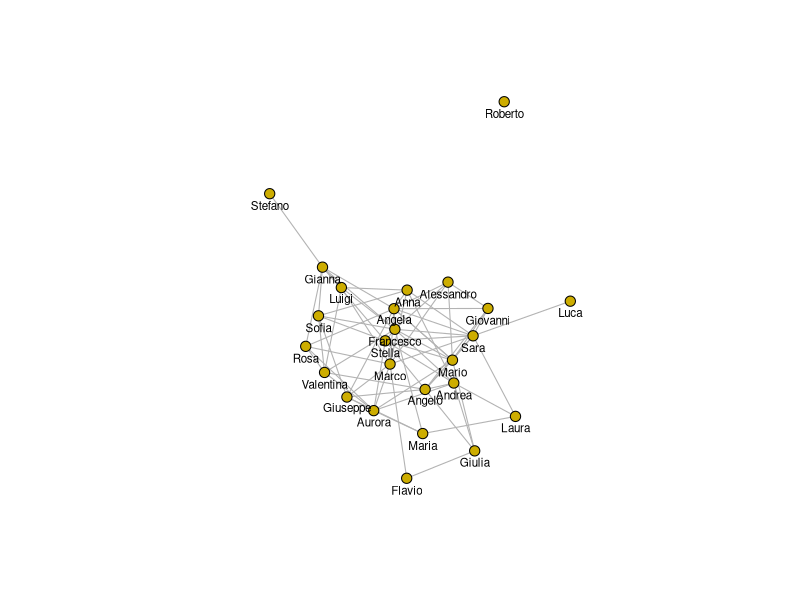
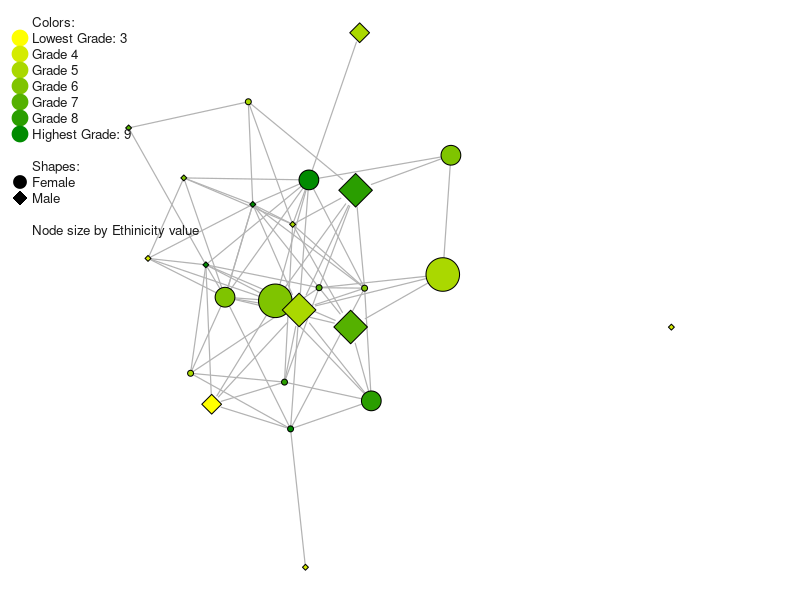
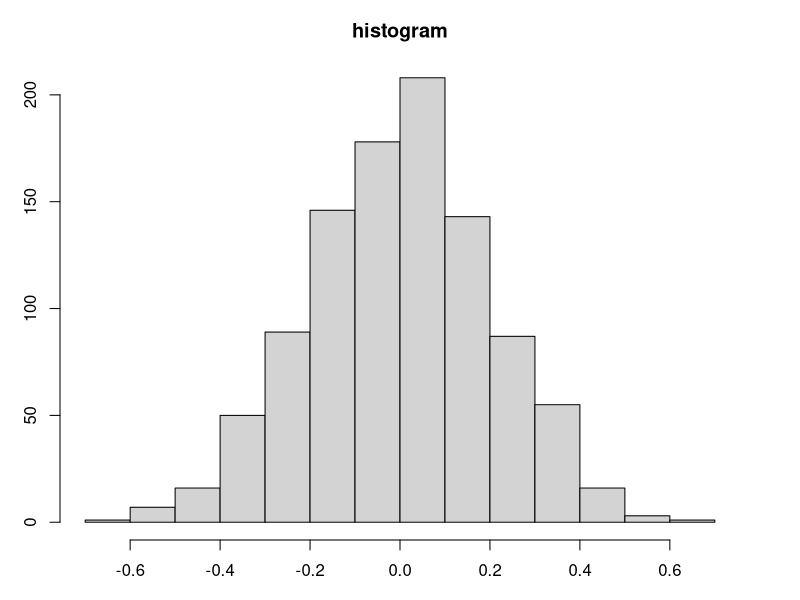
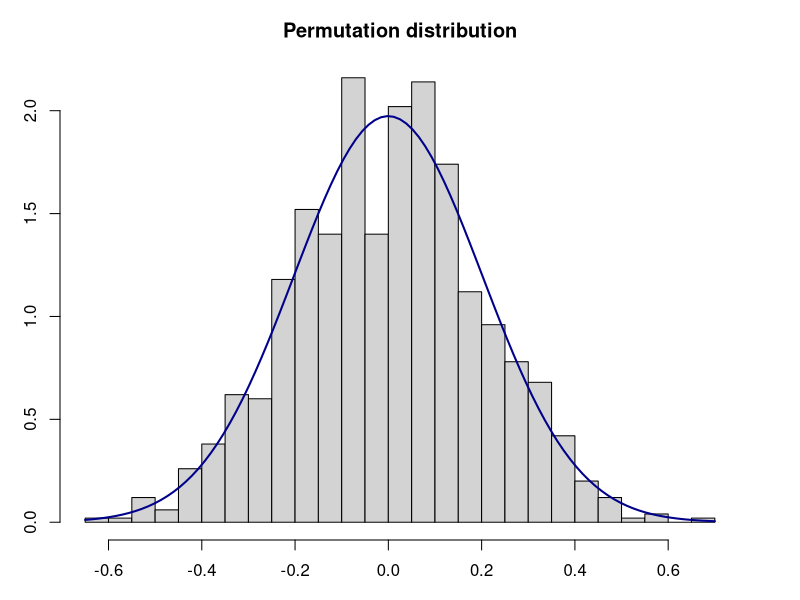
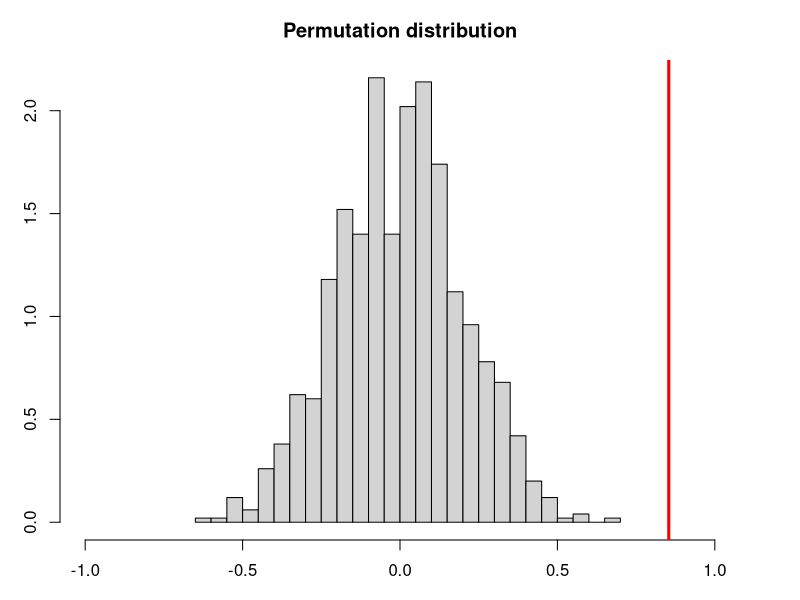
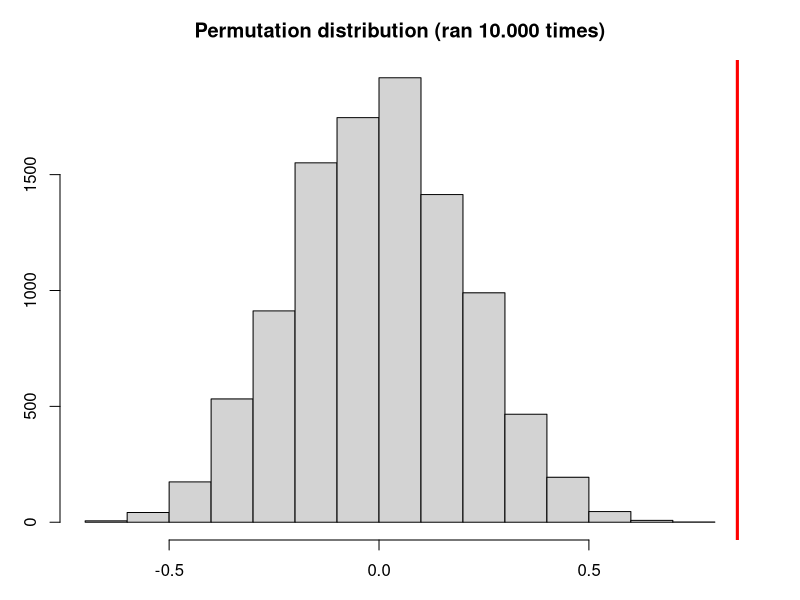

Generate these figures, in order, with R:
setwd("C:/Users/luisa/Desktop/LM_II_year/Advanced_Social_Networks/EXAM_PROJECT/")

# install.packages("sna")
library("sna")


# 1.1.
# Draw the network using the Fruchterman-Reingold layout with names 
# (but without attributes). 
# Add the R script of how you obtained the drawings.

bullying <- as.matrix(read.table("EXERCISE011_bullying.csv", sep=';', header=T,
                             stringsAsFactors=FALSE, row.names=1))

# dt_TF <- (bullying>0)
dt_TF <- as.network(bullying, directed=TRUE)

net1 <- gplot(dt_TF,
              gmode="graph",
              mode="fruchtermanreingold",
              jitter=F,
              edge.col="grey70", 
              edge.lwd=.1,
              vertex.col="gold3",
              vertex.cex=.75,
              # labels
              displaylabels=T,
              label.pos=1,
              label.cex=.7)

# 1.2.
# Next draw the network again using the Fruchterman-Reingold layout 
# without names, but now with all 3 attributes 
# (gender, grade and ethnicity) included using in some way a combination 
# of color, shape and size of nodes. 
# Add the R script of how you obtained the drawings. 

attributes <- read.table("EXERCISE011_attributes.csv", sep=';', header=T,
                         stringsAsFactors=FALSE, row.names=1)

unique(attributes$Grade) # 4 8 6 5 7 9 3

g <- (attributes$Grade)
colfunc <- colorRampPalette(c("yellow", "green4"))
COLWB <- colfunc(7)

g[g==3]<-COLWB[1]
g[g==4]<-COLWB[2]
g[g==5]<-COLWB[3]
g[g==6]<-COLWB[4]
g[g==7]<-COLWB[5]
g[g==8]<-COLWB[6]
g[g==9]<-COLWB[7]


par(mar=c(0,0,0,0))
gplot(dt_TF, # bullying
      gmode="graph",
      mode="fruchtermanreingold",
      jitter=F,
      edge.col="grey70",
      edge.lwd=.2, 
      # attributes
      vertex.col=g, # color by grade
      vertex.cex=1+.7*(2-attributes$Ethnicity), # size by ethnicity
      vertex.sides=(-attributes$Gender+1)*47+4) # shape by gender


# 1.3.
# Create a legend for the attributes (this does not have to be with R, 
# but needs to clarify how the different attributes were represented in 
# the network). 

legend("topleft",
       legend = c("Colors:", "Lowest Grade: 3", "Grade 4", "Grade 5", "Grade 6", "Grade 7", "Grade 8", "Highest Grade: 9", " ","Shapes:", "Female", "Male", "", "Node size by Ethinicity value"),
       col = c("white", COLWB[1], COLWB[2], COLWB[3], COLWB[4], COLWB[5], COLWB[6], COLWB[7], "white", "white", "black", "black", "white", "white"), 
       bty = "n", 
       pch = c(0, 19, 19, 19, 19, 19, 19, 19, 0, 0, 19, 18, 0, 0), # 18 for the diamond
       pt.cex = c(0, 2.1, 2.1, 2.1, 2.1, 2.1, 2.1, 2.1, 0, 0, 1.7, 1.9, 0, 0), 
       cex = 0.8, 
       text.col = "grey10", 
       horiz = F, 
       inset = c(0.01))

# In the network, the diamond shape represents female students while the circle
# represents males. The nodes are colored with different shades of yellow and 
# green according to their grade. 
# The color goes from yellow, which means the node has the lowest grade among all 
# nodes in the network, namely 3, through different shades of green, until it 
# reaches the darker green color, which highlights the highest mark among those 
# found, which is 9. 
# Even if the possible grades are expressed in a scale from 0 to 10, 
# the extremes are never found in the given network, and the data report 
# grades from 3 to 9. 
# Finally, the vertexes are of different dimensions according to the ethnicity
# value that was given to each individual. The biggest nodes are the one with
# ethnicity value equal to 1, which means they belong to the first generation
# of immigrants (they are born abroad with foreign parents and now live in Italy); 
# the medium size nodes belong to the second generation of immigrants 
# (they are born in Italy with foreign parents), and finally the smallest nodes 
# represent people born in Italy with at least one Italian parent.


# 2.1.
# Calculate indegree and outdegree centrality for each node and 
# interpret your results. 

# Provide the indegree and outdegree centrality score for each node.
# indegree:
degree(dt_TF, g=1, nodes=NULL, gmode="digraph", diag=FALSE,
       tmaxdev=FALSE, cmode="indegree", rescale=FALSE, ignore.eval=FALSE)
# outdegree:
degree(dt_TF, g=1, nodes=NULL, gmode="digraph", diag=FALSE,
       tmaxdev=FALSE, cmode="outdegree", rescale=FALSE, ignore.eval=FALSE)

# Who is the most central when it comes to indegree?
max(degree(dt_TF, g=1, nodes=NULL, gmode="digraph", diag=FALSE,
           tmaxdev=FALSE, cmode="indegree", rescale=FALSE, ignore.eval=FALSE))

colSums(bullying)
colSums(bullying)==max(colSums(bullying)) # Marco

# Provide details of the meaning of the value 
# (taking into account that the network is "who do you bully?").

# This means that Marco is bullied by the greatest number of people,
# namely 9 different people.

# Make sure to discuss the reference points for the indegree measure. 
# How does it compare to the theoretical minimum and maximum value?

# The maximum value for the indegree correspond to n-1, where n is
# the number of nodes in the network. This would mean that any other node
# in the network bullies the node with indegree equal to n-1.
# In this case, the theoretical maximum indegree possible is 25-1=24, 
# but the maximum indegree found is just 9.
# The minimum indegree possible is zero, which would mean that the node 
# is on a separate component on their own, isolated from the rest of
# the network. In the specific case of this network, this situation
# would mean that the considered person is not bullied by anyone.

# Who is the most central when it comes to outdegree?
max(degree(dt_TF, g=1, nodes=NULL, gmode="digraph", diag=FALSE,
           tmaxdev=FALSE, cmode="outdegree", rescale=FALSE, ignore.eval=FALSE))

rowSums(bullying)
rowSums(bullying)==max(rowSums(bullying)) # Francesco

# Provide details of the meaning of the value 
# (taking into account that the network is "who do you bully?").

# This means Francesco is the person who is bullying the higher number
# of people (10). 

# Make sure to discuss the reference points for the outdegree measure. 
# How does it compare to the theoretical minimum and maximum value?

# The maximum value in outdegree is still n-1, which would mean that the node
# having this value bullies all other people in the network. The actual
# highest outdegree found is lower than the theoretical maximum, which in
# the specific case of this network is very unlikely as it is unusual that,
# taken a class of students, one of them bullies all of the others. 
# One of the reason why this is unlikely is because in such a
# situation, the person who bullies everyone  
# would probably be isolated from the rest of the group as they are only 
# impacting negatively everyone else, which would lead to a lack in social 
# capital and social support.
# The minimum outdegree is zero, which would mean a person is not bullying
# anyone. In this specific network, Roberto is the one who is not bullying
# anyone (outdegree equal to zero), and at the same time is not 
# being bullied by anyone (indegree equal to zero).


# 2.2. 
# Let's assume we hypothesize that the grade of students might be 
# impacted by how many others they are being bullied by. Calculate 
# the correlation between the indegree and the grade of the kid. 

cor(degree(dt_TF, g=1, nodes=NULL, gmode="digraph", diag=FALSE,
                tmaxdev=FALSE, cmode="indegree", rescale=FALSE, ignore.eval=FALSE),
         attributes$Grade)

# Pearson correlation with significance
cor.test(degree(dt_TF, g=1, nodes=NULL, gmode="digraph", diag=FALSE,
                tmaxdev=FALSE, cmode="indegree", rescale=FALSE, ignore.eval=FALSE),
         attributes$Grade)

# What is the correlation value? What does it mean substantively?
# Provide the R script of how you obtain the results.

# The correlation is 0.8537182, which is very close to perfect 
# positive correlation. Positive correlation means that when one of the 
# two variables varies (increases or decreases), the other moves in the
# same direction. In this case, for example, this means that the higher
# the number of people you are being bullied by, the higher your grade.
# The p-value is way lower than 5% (p-value=5.767e-08), 
# which means we should reject the null hypothesis of no correlation 
# and assume grade and indegree are highly correlated.


# Finally, perform a significance test using a permutation-based 
# approach for the correlation as discussed in class. 
# What does the significance test do and what do you conclude?
# Add the R script of how you obtained the results.

# The permutation-based approach is based on the idea of
# "alternative worlds" idea. This means that, given a network,
# one would like to reassign nodes randomly, while keeping 
# the same edges (edges stays in the same position).
# This is called permutation test.
# This is performed in order to understand what is the chance, 
# considered all alternative worlds, that one would get the correlation
# value that was actually obtained.
# The permutation-based approach also allows to test the significance.

# Permutation with sampling:
# Random sample without replacement.
# This would lead to different results each time the command "sample" is ran, 
# as no seed is given.
attr_grade <- attributes$Grade
sample(attr_grade, replace=F)

# Set seed for reproducibility
set.seed(42)

# Permutation approach: if we shuffle the data 1000 times,
# how often would we obtain a result as extreme as 
# the one we observed in the original network (or more extreme)?

OUTPUT <- matrix(NA, 1000, 1) # matrix 1000 rows filled with NAs

for (k in c(1:1000)) {
  permutation.test <- sample(attr_grade, replace=F)
  OUTPUT[k, 1] <- cor(degree(dt_TF, g=1, nodes=NULL, gmode="digraph", diag=FALSE,
                             tmaxdev=FALSE, cmode="indegree", rescale=FALSE, ignore.eval=FALSE),
                      permutation.test)
}

OUTPUT # correlation value for each "alternative world" considered

par(mar=c(3,3,3,3))
hist(OUTPUT, main='histogram') 

# original correlation in our data:
(corRealValue <- cor(degree(dt_TF, g=1, nodes=NULL, gmode="digraph", diag=FALSE,
                            tmaxdev=FALSE, cmode="indegree", rescale=FALSE, ignore.eval=FALSE),
                     attributes$Grade))

# results as extreme or more extremes than the actual value 
# (on one and the other tail)
sum(OUTPUT>=abs(corRealValue))/1000 
sum(OUTPUT<=-abs(corRealValue))/1000
# values as/more extreme on both tails
sum(OUTPUT>=abs(corRealValue))/1000 + sum(OUTPUT<=-abs(corRealValue))/1000


# We may assume normality of the distribution and proceed as follows
hist(OUTPUT, nclass=20, prob=T, main='Permutation distribution') 
# Extremes for the 95% confidence interval:
mean(OUTPUT)+sd(OUTPUT)*1.96
mean(OUTPUT)-sd(OUTPUT)*1.96

x <- seq(min(OUTPUT), max(OUTPUT), length = 40)

curve(dnorm(x, mean=mean(OUTPUT), sd=sd(OUTPUT)), 
      col="darkblue", lwd=2, add=TRUE)

# abline(v=cor(degree(dt_TF, g=1, nodes=NULL, gmode="digraph", diag=FALSE,
#                    tmaxdev=FALSE, cmode="indegree", rescale=FALSE, ignore.eval=FALSE),
#             attributes$Grade), lwd=3, col="red")

abline(v=corRealValue, lwd=3, col="red") 

# The real correlation value is around 0.85
# This value is really extreme and outside the range shown 
# on the x axis of the histogram, thus the red vertical line is not visible.
# One could possibly see that max(OUTPUT) returns ~0.67, which is
# lower than the correlation found in the network.

# In the following histogram the red vertical line representing the actual 
# correlation value will be visible, and one can easily notice how extreme this
# value is.

hist(OUTPUT, nclass=20, prob=T, main='Permutation distribution', xlim = c(-1, 1))
abline(v=corRealValue, lwd=3, col="red")

# This means that the our correlation is much higher than the one 
# found in other 1000 configurations created by random sampling. 
# No permuted network had value as extreme or more extreme,
# thus we can assume that the result coming from the original network
# is hardly explained by chance.

# We may also estimate the p-value as follows.
p_value <- (sum(OUTPUT>=corRealValue)+1)/length(OUTPUT)
p_value # 0.001

# Here +1 at the nominator was added to bound the value
# so that the p-value is never zero as there is always some chance that 
# our test statistic can be measured for some permutation.
# Without this addition, the value of p_value would have been zero, as easily
# understandable from the histogram.
# Indeed, in the histogram, there was not even one case of a permutation 
# with a correlation higher than or equal to the one observed, 
# which confirms the low p-value.
# Since the p-value is lower than 5%, we can affirm this result is significant,
# however it would be better to perform the permutation approach with at least
# 10000 permutations. This can be slower, however, in this case,
# attempting to increase the number of permutations would lead to the same 
# conclusion, as it is possible to see by running the code below.

OUTPUT <- matrix(NA, 10000, 1) 

for (k in c(1:10000)) {
  permutation.test <- sample(attr_grade, replace=F)
  OUTPUT[k, 1] <- cor(degree(dt_TF, g=1, nodes=NULL, gmode="digraph", diag=FALSE,
                             tmaxdev=FALSE, cmode="indegree", rescale=FALSE, ignore.eval=FALSE),
                      permutation.test)
}

OUTPUT
hist(OUTPUT, main='Permutation distribution (ran 10.000 times)') 
abline(v=corRealValue, lwd=3, col="red")
# p-value:
p_value_2 <- (sum(OUTPUT>=corRealValue)+1)/length(OUTPUT)
p_value_2 # 1e-04


# 3.1. 
# Calculate the indegree and outdegree centralization for this network 
# using the approach discussed in class and interpret. 
# Make sure to show how you came to these answers. 
# What do you conclude substantively (taking into account that the network 
# is "who do you bully?")?
# Make sure to discuss the reference points for the measure. 
# What is the minimum and maximum value?

# indegree centralization 
centralization(dt_TF, degree, mode="digraph", cmode="indegree", normalize=TRUE)
# outdegree centralization 
centralization(dt_TF, degree, mode="digraph", cmode="outdegree", normalize=TRUE)

# The centralization of a network measures how central its most central node is 
# with respect to how central all other nodes are.
# The indegree centralization identify how much an activity (in this case bullying) 
# is performed by a single entity. A highly centralized network will be one 
# where only one or few nodes perform a certain activity (bullying).
# Instead, the outdegree centralization identify how much a single node is
# subjected to the bullying activity. A high outdegree centralization would
# mean only one or few node are very subjected to bullying by a lot of 
# different other students.

# Thus, a maximally centralized network result in a "star-shaped" graph
# and its centralization value is 1 which indicates that all the nodes in a network
# have ties to only one node and there are no other ties.

# All this considered, the theoretical maximum value of the indegree centralization 
# would be obtained if all nodes in the network are directly connected to
# just one node, meaning this one node has the maximum number of incoming edges 
# possible (indegree=n-1). This would mean that student is bullied by all of their
# classmates.
# Similarly, the maximum value for the outdegree centralization would be obtained
# if one node bullies all the others in the network, namely has outdegree equal 
# to n-1.

# Instead, if all node have the same in-/out-degree, 
# the network is decentralized, and the centralization will be equal to zero,
# which is the minimum value possible.

# From the results above, given that the theoretical maximum is one and the 
# minimum zero, it is possible to conclude the network is not
# very centralized, neither with respect to indegree (~0.262) nor to outdegree (~0.306).
# Both values characterize a weakly centralized and fairly cohesive graph.
# While the values are close to each other, students who bully are slightly 
# more centralized around specific nodes than students who are bullied.
# Note that the configuration of the network visible in the first two plots would have
# suggested the same conclusion.


# 3.2. 
# Calculate the arc-based reciprocity index for this network and interpret. 
# Make sure to show how you came to this answer.
# What do you conclude substantively (taking into account that the network 
# is "who do you bully?")?
# Make sure to discuss the reference points for the measure. 
# What is the minimum, expected and maximum value?

library("igraph")

# graph object to pass to the igraph::reciprocity command
g <- graph_from_adjacency_matrix(
  bullying,
  mode = c("directed"))

reciprocity(g) # 0.02702703

# Alternatively, using the "sna" library, the same result can be obtained by running:
# sna::grecip(dt_TF, measure = "edgewise")

# The arc-based reciprocity index is obtained by applying the following formula:
# 2*M / (2*M+A)
# where M are the mutual ties (e.g., if A bullies B, B bullies A),
# and A are the asymmetric ties (e.g., if A bullies B, A is not bullied by B).
# Thus one may also compute it manually as follow:

sna::dyad.census(dt_TF, g=NULL) # returns number of mutual, asymmetric, and null ties
# mutual = 1, asymmetric = 72, null = 227
reciprocity_index = 2*1 / (2*1 + 72)
reciprocity_index

# The minimum value possible of the reciprocity index
# is zero, which would mean perfect anti-reciprocity, thus if A connect to B, 
# B never connects to A. In the case of the given network, "connects" means
# "bullies". This would mean there is no mutual tie in the whole network
# (edges go only in one direction and never backwards).
# Instead, the maximum value possible is one, which means perfect reciprocity 
# (if A bullies B, then B bullies A, and if A don't bully B, then B don't bully
# A, for all A and B in the network).
# This means all ties are mutual.

# The obtained value of reciprocity is quite close to the theoretical minimum
# as it is around 0.027.
# This means that in the given class of students, if A bullies B, it is unlikely
# that B also bullies A.
